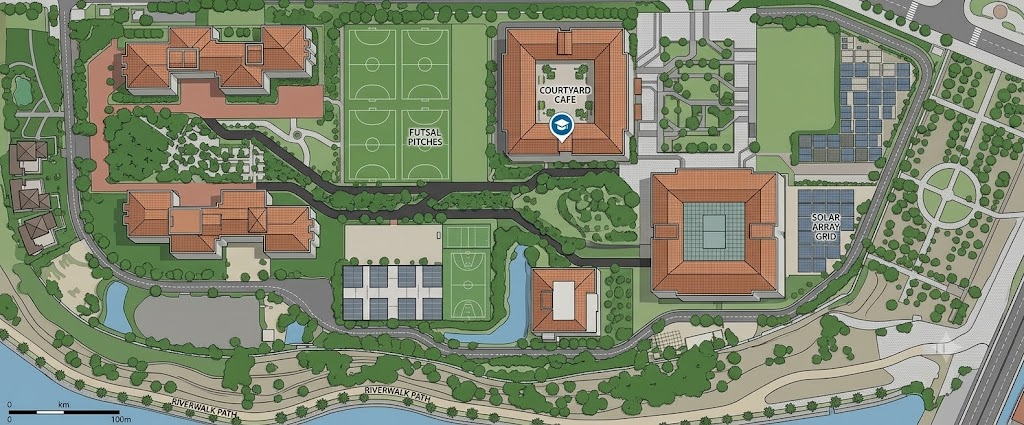
#> input picture map.jpg, 1024 x 425 px
$ python fly_search.py
#> lines starting #> are read from the running program, lines starting #| are printed output that depends on the picture; after the words box and inside, x2 and y2 are one past the last pixel; in counts of white or black regions, pixels touching at a corner belong together
import cv2
import numpy as np
import pandas as pd

# ================= CẤU HÌNH =================
IMAGE_PATH = 'map.jpg'  # Tên ảnh bản đồ của bạn

# 4 Tọa độ GPS bạn vừa cung cấp (Kinh độ, Vĩ độ)
# Lưu ý: cv2.perspectiveTransform cần (Lon, Lat)
gps_corners = np.float32([
    [109.21927800, 13.80447200],  # P1: NW (Tây Bắc)
    [109.21947200, 13.80394400],  # P2: SW (Tây Nam)
    [109.21991700, 13.80408300],  # P3: SE (Đông Nam)
    [109.21972200, 13.80461100]   # P4: NE (Đông Bắc)
])

# ================= XỬ LÝ =================
img = cv2.imread(IMAGE_PATH)
#> img is the input picture: shape (425, 1024, 3); mean B, G, R 110.9, 135.6, 127.5
h, w, _ = img.shape
#> h = 425; w = 1024

# 4 Góc của bức ảnh (Pixel)
# Thứ tự tương ứng: Trên-Trái (NW), Dưới-Trái (SW), Dưới-Phải (SE), Trên-Phải (NE)
pts_src = np.float32([
    [0, 0],         # NW
    [0, h],         # SW
    [w, h],         # SE
    [w, 0]          # NE
])

# 1. Tạo ma trận chuyển đổi từ Pixel sang GPS
matrix_px_to_gps = cv2.getPerspectiveTransform(pts_src, gps_corners)

# 2. Tạo ma trận chuyển đổi ngược từ GPS sang Pixel (để vẽ map nếu cần)
matrix_gps_to_px = cv2.getPerspectiveTransform(gps_corners, pts_src)

# 3. Tính toán khoảng cách thực tế (mét) của khu vực
# 1 độ vĩ ~ 111320m, 1 độ kinh ~ 111320 * cos(vĩ độ)
lat_center = (13.80447200 + 13.80394400) / 2
m_per_deg_lat = 111320
m_per_deg_lon = 111320 * np.cos(np.radians(lat_center))

# Khoảng cách từ NW đến NE (Chiều rộng)
width_m = (gps_corners[3][0] - gps_corners[0][0]) * m_per_deg_lon
# Khoảng cách từ NW đến SW (Chiều dài)
height_m = (gps_corners[0][1] - gps_corners[1][1]) * m_per_deg_lat

print(f"Kích thước khu vực: {width_m:.1f}m (Ngang) x {height_m:.1f}m (Dọc)")

# 4. Tạo lưới quét (Grid) - Ví dụ cứ 10 mét tạo 1 điểm
step_m = 10
num_x = int(width_m / step_m)
num_y = int(height_m / step_m)

coords_list = []

# Duyệt qua từng pixel trên lưới
for iy in range(num_y):
    for ix in range(num_x):
        # Tính pixel tương ứng
        px = int((ix / num_x) * w)
        py = int((iy / num_y) * h)

        # Chuyển Pixel sang GPS
        pt_in = np.array([[[px, py]]], dtype=np.float32)
        pt_out = cv2.perspectiveTransform(pt_in, matrix_px_to_gps)
        lon, lat = pt_out[0][0]

        # Tính tọa độ Bắc/Đông (NED) so với góc NW (Tây Bắc)
        north_m = (lat - gps_corners[0][1]) * m_per_deg_lat * -1 # Hướng Bắc âm vì vĩ độ giảm dần
        east_m = (lon - gps_corners[0][0]) * m_per_deg_lon

        # Kiểm tra màu sắc tại điểm đó (Lọc tòa nhà)
        # Chuyển ảnh sang HSV
        hsv = cv2.cvtColor(img, cv2.COLOR_BGR2HSV)
        pixel_hsv = hsv[py, px]

        # Màu cam (Tòa nhà) trong HSV
        lower_orange = np.array([0, 100, 100])
        upper_orange = np.array([25, 255, 255])

        is_building = (lower_orange[0] <= pixel_hsv[0] <= upper_orange[0] and
                       lower_orange[1] <= pixel_hsv[1] <= upper_orange[1])

        # Nếu không phải tòa nhà thì thêm vào danh sách an toàn
        if not is_building:
            coords_list.append({
                "pixel_x": px, "pixel_y": py,
                "lat": lat, "lon": lon,
                "north_m": north_m, "east_m": east_m
            })
#> after the loop, coords_list = 18 items

# Xuất ra CSV
df = pd.DataFrame(coords_list)
#> df = table of 18 rows and 6 columns
df.to_csv("safe_flight_grid.csv", index=False)
print(f"✅ Đã xuất {len(coords_list)} điểm bay an toàn vào file safe_flight_grid.csv")
#| ✅ Đã xuất 18 điểm bay an toàn vào file safe_flight_grid.csv

# Tạo ảnh trực quan hóa các điểm bay (chấm xanh)
vis_img = img.copy()
for item in coords_list:
    cv2.circle(vis_img, (item["pixel_x"], item["pixel_y"]), 2, (0, 255, 0), -1)
#> this loop made 18 passes
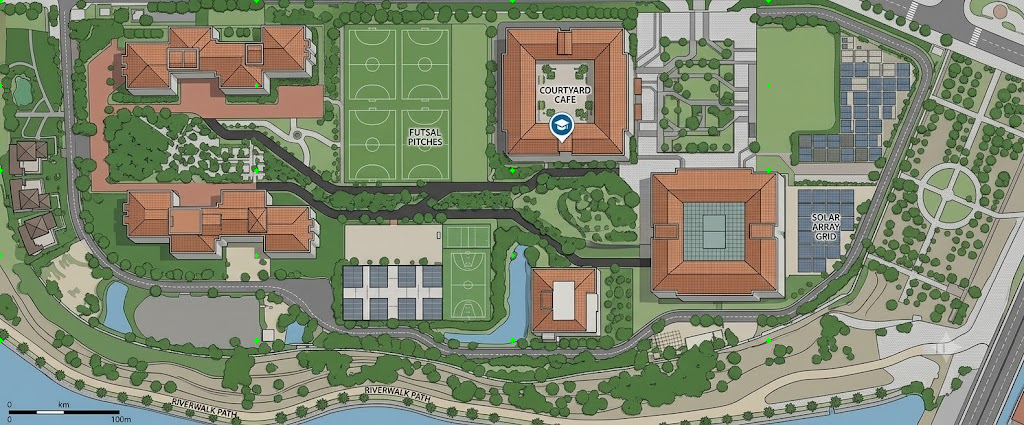
#> vis_img: shape (425, 1024, 3); 0.05% of pixels changed, all inside (x1, y1, x2, y2) = (0, 0, 771, 343)
cv2.imwrite("grid_visualization.jpg", vis_img)
print("✅ Đã lưu ảnh kiểm tra: grid_visualization.jpg")
